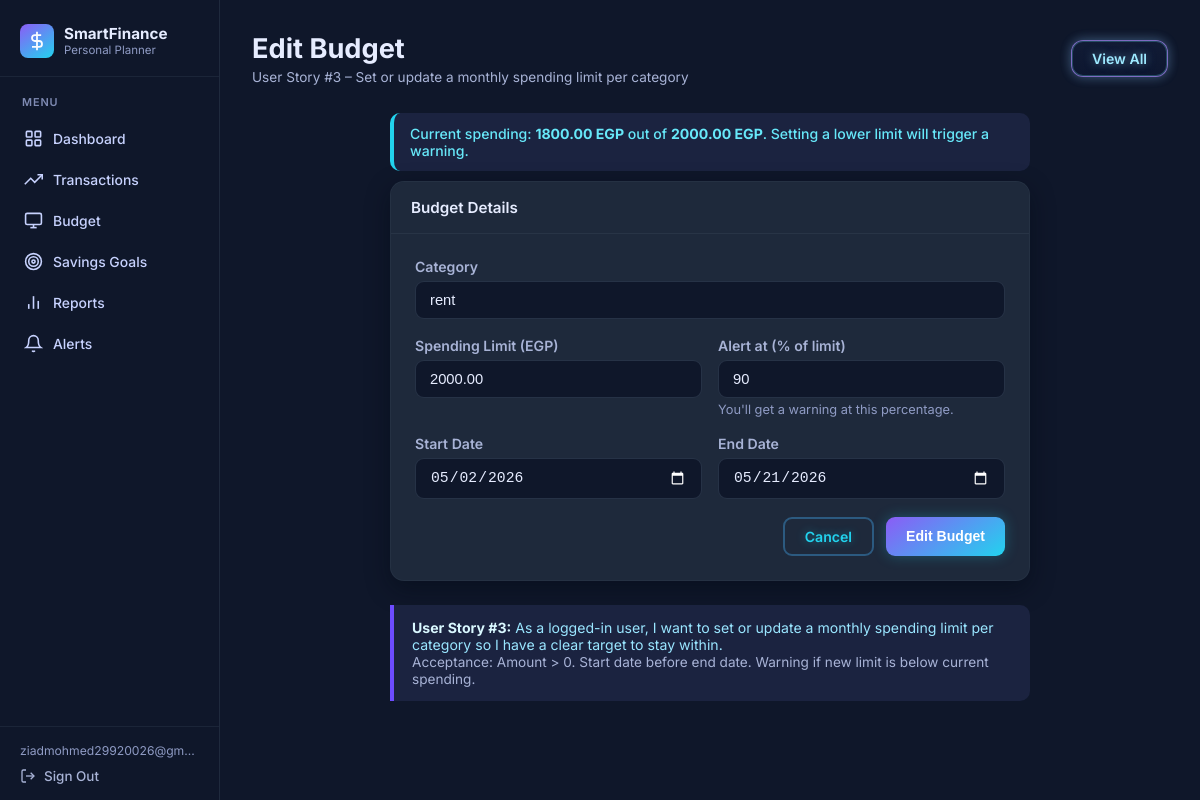
Page /budgets/edit/2/ (signed in) on the committed database.
### budget/models.py (models this page shows, shortened)
class Budget(models.Model):
    user            = models.ForeignKey(User, on_delete=models.CASCADE)
    category        = models.CharField(max_length=100)
    limit_amount    = models.DecimalField(max_digits=10, decimal_places=2)
    spent_amount    = models.DecimalField(max_digits=10, decimal_places=2, default=0)
    alert_threshold = models.IntegerField(default=90)  # warn at this % of the limit
    start_date      = models.DateField()
    end_date        = models.DateField()
    class Meta:
        ordering = ['category']

### budget/views.py (the view, shortened to what this page needs)
# urls.py: path('budgets/edit/<int:budget_id>/', views.edit_budget_view, name='edit_budget'),
@login_required
def edit_budget_view(request, budget_id):
    budget = get_object_or_404(Budget, id=budget_id, user=request.user)
    errors = {}
    return render(request, 'budget/create_budget.html', {'errors': errors, 'budget': budget, 'action': 'Edit'})

### budget/templates/budget/create_budget.html (shortened to what this page needs)
{% extends 'budget/base.html' %}
{% block content %}
<div class="page-header">
    <div>
        <h2>{{ action }} Budget</h2>
        <p>User Story #3 – Set or update a monthly spending limit per category</p>
    </div>
    <a href="{% url 'budget_list' %}" class="btn btn-outline btn-view-all">View All</a>
</div>
<div class="content-narrow">
    {% if budget and budget.spent_amount > 0 %}
    <div class="alert alert-info">
        Current spending: <strong>{{ budget.spent_amount }} EGP</strong>
        out of <strong>{{ budget.limit_amount }} EGP</strong>.
        Setting a lower limit will trigger a warning.
    </div>
    {% endif %}
    <div class="card">
        <div class="card-header">Budget Details</div>
        <div class="card-body">
            {% if action == 'Edit' %}
            <form method="POST" action="{% url 'edit_budget' budget.id %}">
            {% else %}
            <form method="POST" action="{% url 'create_budget' %}">
            {% endif %}
                <div class="form-group">
                    <label for="category">Category</label>
                    <input
                        type="text"
                        id="category"
                        name="category"
                        class="form-control"
                        placeholder="e.g. Food, Transport, Bills"
                        value="{% if action == 'Edit' %}{{ budget.category }}{% else %}{{ old.category }}{% endif %}"
                    >
                </div>
                <div class="form-row">
                    <div class="form-group">
                        <label for="limit_amount">Spending Limit (EGP)</label>
                        <input
                            type="number"
                            id="limit_amount"
                            name="limit_amount"
                            class="form-control"
                            placeholder="e.g. 1000"
                            step="0.01"
                            min="0.01"
                            value="{% if action == 'Edit' %}{{ budget.limit_amount }}{% else %}{{ old.limit_amount }}{% endif %}"
                        >
                    </div>
                    <div class="form-group">
                        <label for="alert_threshold">Alert at (% of limit)</label>
                        <input
                            type="number"
                            id="alert_threshold"
                            name="alert_threshold"
                            class="form-control"
                            placeholder="90"
                            min="1"
                            max="100"
                            value="{% if action == 'Edit' %}{{ budget.alert_threshold }}{% else %}{{ old.alert_threshold|default:'90' }}{% endif %}"
                        >
                        <div class="form-hint">You'll get a warning at this percentage.</div>
                    </div>
                </div>
                <div class="form-row">
                    <div class="form-group">
                        <label for="start_date">Start Date</label>
                        <input
                            type="date"
                            id="start_date"
                            name="start_date"
                            class="form-control"
                            value="{% if action == 'Edit' %}{{ budget.start_date|date:'Y-m-d' }}{% else %}{{ old.start_date }}{% endif %}"
                        >
                    </div>
                    <div class="form-group">
                        <label for="end_date">End Date</label>
                        <input
                            type="date"
                            id="end_date"
                            name="end_date"
                            class="form-control"
                            value="{% if action == 'Edit' %}{{ budget.end_date|date:'Y-m-d' }}{% else %}{{ old.end_date }}{% endif %}"
                        >
                    </div>
                </div>
                <div class="action-row">
                    <a href="{% url 'budget_list' %}" class="btn btn-outline">Cancel</a>
                    <button type="submit" class="btn btn-primary">{{ action }} Budget</button>
                </div>
            </form>
        </div>
    </div>
    <div class="info-box">
        <strong>User Story #3:</strong> As a logged-in user, I want to set or update a monthly
        spending limit per category so I have a clear target to stay within.<br>
        <span class="text-muted">
            Acceptance: Amount &gt; 0. Start date before end date.
            Warning if new limit is below current spending.
        </span>
    </div>
</div>
{% endblock %}

### budget/templates/budget/base.html (shortened to what this page needs)
<!DOCTYPE html>
<html lang="en">
<head>
</head>
<body>
{% if user.is_authenticated %}
<aside class="sidebar">
    <div class="sidebar-brand">
        <div class="brand-icon">
            <svg viewBox="0 0 24 24" fill="none" stroke="currentColor" stroke-width="2">
                <line x1="12" y1="1" x2="12" y2="23"/><path d="M17 5H9.5a3.5 3.5 0 0 0 0 7h5a3.5 3.5 0 0 1 0 7H6"/>
            </svg>
        </div>
        <div class="brand-text">
            <div class="brand-name">SmartFinance</div>
            <div class="brand-sub">Personal Planner</div>
        </div>
    </div>
    <nav class="sidebar-nav">
        <div class="nav-section-label">Menu</div>
        <a href="{% url 'dashboard' %}"
           class="nav-item {% if request.resolver_match.url_name == 'dashboard' %}active{% endif %}">
            <svg class="nav-icon" viewBox="0 0 24 24" fill="none" stroke="currentColor" stroke-width="2">
                <rect x="3" y="3" width="7" height="7" rx="1"/><rect x="14" y="3" width="7" height="7" rx="1"/>
                <rect x="14" y="14" width="7" height="7" rx="1"/><rect x="3" y="14" width="7" height="7" rx="1"/>
            </svg>
            Dashboard
        </a>
        <a href="{% url 'transaction_list' %}"
           class="nav-item {% if request.resolver_match.url_name == 'transaction_list' or request.resolver_match.url_name == 'add_transaction' %}active{% endif %}">
            <svg class="nav-icon" viewBox="0 0 24 24" fill="none" stroke="currentColor" stroke-width="2">
                <polyline points="23 6 13.5 15.5 8.5 10.5 1 18"/><polyline points="17 6 23 6 23 12"/>
            </svg>
            Transactions
        </a>
        <a href="{% url 'budget_list' %}"
           class="nav-item {% if request.resolver_match.url_name == 'budget_list' or request.resolver_match.url_name == 'create_budget' %}active{% endif %}">
            <svg class="nav-icon" viewBox="0 0 24 24" fill="none" stroke="currentColor" stroke-width="2">
                <rect x="2" y="3" width="20" height="14" rx="2"/><line x1="8" y1="21" x2="16" y2="21"/>
                <line x1="12" y1="17" x2="12" y2="21"/>
            </svg>
            Budget
        </a>
        <a href="{% url 'goals' %}"
           class="nav-item {% if request.resolver_match.url_name == 'goals' or request.resolver_match.url_name == 'contribute' %}active{% endif %}">
            <svg class="nav-icon" viewBox="0 0 24 24" fill="none" stroke="currentColor" stroke-width="2">
                <circle cx="12" cy="12" r="10"/><circle cx="12" cy="12" r="6"/><circle cx="12" cy="12" r="2"/>
            </svg>
            Savings Goals
        </a>
        <a href="{% url 'reports' %}"
           class="nav-item {% if request.resolver_match.url_name == 'reports' %}active{% endif %}">
            <svg class="nav-icon" viewBox="0 0 24 24" fill="none" stroke="currentColor" stroke-width="2">
                <line x1="18" y1="20" x2="18" y2="10"/><line x1="12" y1="20" x2="12" y2="4"/>
                <line x1="6" y1="20" x2="6" y2="14"/>
            </svg>
            Reports
        </a>
        <a href="{% url 'alerts' %}"
           class="nav-item {% if request.resolver_match.url_name == 'alerts' %}active{% endif %}">
            <svg class="nav-icon" viewBox="0 0 24 24" fill="none" stroke="currentColor" stroke-width="2">
                <path d="M18 8A6 6 0 0 0 6 8c0 7-3 9-3 9h18s-3-2-3-9"/>
                <path d="M13.73 21a2 2 0 0 1-3.46 0"/>
            </svg>
            Alerts
        </a>
    </nav>
    <div class="sidebar-footer">
        <div class="sidebar-user-name">{{ user.email|default:user.username }}</div>
        <a href="{% url 'logout' %}" class="sidebar-signout">
            <svg width="16" height="16" viewBox="0 0 24 24" fill="none" stroke="currentColor" stroke-width="2">
                <path d="M9 21H5a2 2 0 0 1-2-2V5a2 2 0 0 1 2-2h4"/>
                <polyline points="16 17 21 12 16 7"/><line x1="21" y1="12" x2="9" y2="12"/>
            </svg>
            Sign Out
        </a>
    </div>
</aside>
<div class="main-wrapper">
{% endif %}
<main>
    {% block content %}{% endblock %}
</main>
{% if user.is_authenticated %}
</div>
{% else %}
</div>
{% endif %}
</body>
</html>

### rows in the picture
Budget: spent_amount "1800.00", limit_amount "2000.00", category "rent", alert_threshold "90", start_date "05/02/2026", end_date "05/21/2026"

### other values in the picture
{{ user.email|default:user.username }} "ziadmohmed29920026@gm…"
{{ action }} "Edit"
